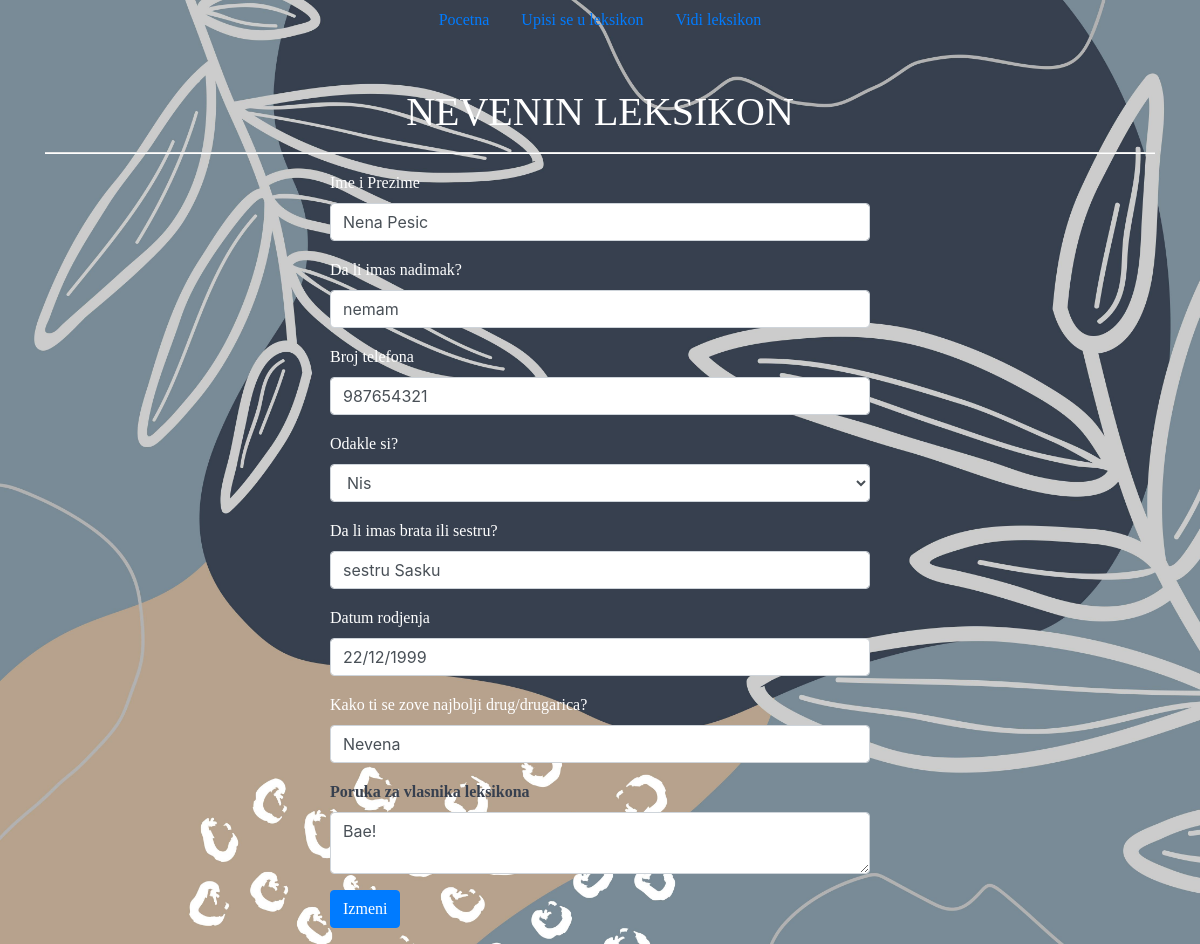
Page /edit.php?id=2 on the committed database.
### tables this page shows
CREATE TABLE `records` (
  `id` int(11) NOT NULL,
  `name` varchar(255) NOT NULL,
  `nick` varchar(255) NOT NULL,
  `phone` varchar(255) NOT NULL,
  `place` int(11) NOT NULL,
  `siblings` varchar(255) NOT NULL,
  `birth` varchar(255) NOT NULL,
  `friend` varchar(255) NOT NULL,
  `note` varchar(255) NOT NULL
);

CREATE TABLE `places` (
  `id` int(11) NOT NULL,
  `pname` varchar(255) NOT NULL,
  `ptt` int(11) NOT NULL
);

### model.php (called while the page is built, shortened)
<?php
    Class Model{
        private $server = "localhost";
        private $username = "root";
        private $password;
        private $db = "journal";
        private $conn;
        public function __construct(){
            try {
                $this->conn = new mysqli($this->server,$this->username,$this->password,$this->db);
            } catch (Exception $e) {
                echo "connection failed" . e.getMessage();
            }
        }
        public function edit($id){
            $data = null;
            $query = "SELECT r.id, r.name, r.nick, r.phone, p.pname, r.siblings, r.birth, r.friend, r.note FROM records r JOIN places p ON r.place=p.id WHERE r.id = '$id'";
            if ($sql = $this->conn->query($query)) {
                while ($row = $sql->fetch_assoc()) {
                    $data = $row;
                }
            }
            return $data;
        }
    }
?>

### edit.php (the view, shortened to what this page needs)
<!doctype html>
<html lang="en">
    <head>
        <link rel="stylesheet" href="https://stackpath.bootstrapcdn.com/bootstrap/4.3.1/css/bootstrap.min.css">
    </head>
    <body style="background-image: url('img/theme-3.jpg'); background-repeat: no-repeat; background-size: cover;">
        <ul class="nav justify-content-center" style="text-align: center; color: white; font-family: Papyrus, fantasy">
            <li class="nav-item">
                <a class="nav-link" href="index.php">Pocetna</a>
            </li>
            <li class="nav-item">
                <a class="nav-link active" href="fillform.php">Upisi se u leksikon</a>
            </li>
            <li class="nav-item">
                <a class="nav-link" href="journal.php">Vidi leksikon</a>
            </li>
        </ul>
        <div class="container">
            <div class="row">
                <div class="col-md-12 mt-5">
                    <h1 class="text-center" style="color: white; font-family: Papyrus, fantasy">NEVENIN LEKSIKON</h1>
                    <hr style="height: 1px;color: white;background-color: white;">
                </div>
            </div>
            <div class="row">
                <div class="col-md-6 mx-a" style="margin-left:auto;margin-right:auto;">
                    <?php
                    include 'model.php';
                    $model = new Model();
                    $id = $_REQUEST['id'];
                    $row = $model->edit($id);
                    ?>
                    <form name="forma" action="" method="post">
                        <div class="form-group">
                            <label for="" style="color: white; font-family: Papyrus, fantasy">Ime i Prezime</label>
                            <input type="text" name="name" value="<?php echo $row['name'];?>" class="form-control">
                        </div>
                        <div class="form-group">
                            <label for="" style="color: white; font-family: Papyrus, fantasy">Da li imas nadimak?</label>
                            <input type="text" name="nick" value="<?php echo $row['nick'];?>" class="form-control">
                        </div>
                        <div class="form-group">
                            <label for="" style="color: white; font-family: Papyrus, fantasy">Broj telefona</label>
                            <input type="text" name="phone" value="<?php echo $row['phone'];?>" class="form-control">
                        </div>
                        <div class="form-group">
                            <label for="" style="color: white; font-family: Papyrus, fantasy">Odakle si?</label>
                            <select class="form-control" name="place" id="place">
                                <option disabled selected value><?php echo $row['pname'];?></option>
                            </select>
                        </div>
                        <div class="form-group">
                            <label for="" style="color: white; font-family: Papyrus, fantasy">Da li imas brata ili sestru?</label>
                            <input type="text" name="siblings" value="<?php echo $row['siblings'];?>" class="form-control">
                        </div>
                        <div class="form-group">
                            <label for="" style="color: white; font-family: Papyrus, fantasy">Datum rodjenja</label>
                            <input type="text" name="birth" value="<?php echo $row['birth'];?>" class="form-control">
                        </div>
                        <div class="form-group">
                            <label for="" style="color: white; font-family: Papyrus, fantasy">Kako ti se zove najbolji drug/drugarica?</label>
                            <input type="text" name="friend" value="<?php echo $row['friend'];?>" class="form-control">
                        </div>
                        <div class="form-group">
                            <label for="" style="color: #37404f; font-family: Papyrus, fantasy"><b>Poruka za vlasnika leksikona</b></label>
                            <textarea name="note" id="" cols="" rows="" class="form-control"><?php echo $row['note'];?></textarea>
                        </div>
                        <div class="form-group">
                            <button type="update" name="update" class="btn btn-primary" onclick="allnumeric(document.forma.phone)" style="color: white; font-family: Papyrus, fantasy">Izmeni</button>
                        </div>
                    </form>
                </div>
            </div>
        </div>
    </body>
</html>

### rows in the picture
records: name "Nena Pesic", nick "nemam", phone "987654321", place "Nis", siblings "sestru Sasku", birth "22/12/1999", friend "Nevena", note "Bae!"
